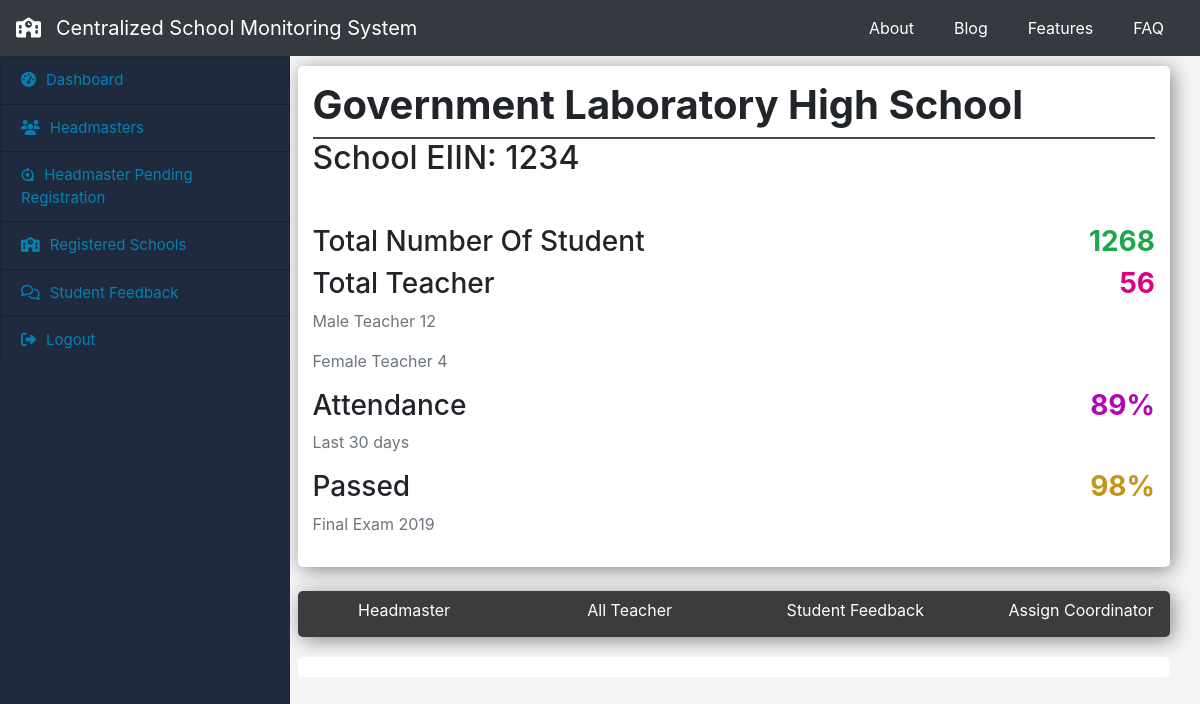
The app's page /school_detail/1234/ with its own data.
### school/models.py (models this page shows, shortened)
class schoolInfo(models.Model):
    school_select = [
        ('Government Laboratory High School', 'Government Laboratory High School'),
        ('Viqarunnisa Noon School', 'Viqarunnisa Noon School'),
        ('Rifles Public School and College', 'Rifles Public School and College'),
        ('Dhaka Residential Model School and College',
         'Dhaka Residential Model School and College'),
        ('Rajuk Uttara Model School & College',
         'Rajuk Uttara Model School & College'),
        ('Dhanmondi Government Boys’ High School',
         'Dhanmondi Government Boys’ High School'),
        ('Saint Joseph Higher Secondary School',
         'Saint Joseph Higher Secondary School'),
        ('St. Gregory’s High School', 'St. Gregory’s High School'),
        ('Motijheel Government Boys High school',
         'Motijheel Government Boys High school'),
        ('Mirpur Govt. High School', 'Mirpur Govt. High School'),
        ('Django', 'Django')
    ]
    SchoolEIIN = models.CharField(
        primary_key=True, max_length=25, blank=False, null=False)
    schoolName = models.CharField(max_length=100, blank=False, null=False)
    schoolAddress = models.CharField(max_length=100, blank=False, null=False)
    totalStudent = models.IntegerField(blank=False, null=False)
    totalTeacher = models.IntegerField(blank=False, null=False)
    attendance_percentage = models.IntegerField(
        blank=False, null=False, default=1)
    pass_percentage = models.IntegerField(blank=False, null=False, default=1)

### officer/views.py (the view)
# urls.py: path('school_detail/<str:school_eiin>/',
def school_detail(request, school_eiin):
    try:
        school_obj = schoolInfo.objects.get(SchoolEIIN=school_eiin)
        headmaster_obj = headmaster_account.objects.filter(
            sch_eiin=school_eiin)
        teacher_list_obj = teacher_account.objects.filter(sch_eiin=school_eiin)
        feedback = student_feedback.objects.filter(school=school_obj.schoolName)
        context = {'school': school_obj, 'headmaster': headmaster_obj, 'feedback':feedback}
        if headmaster_obj and teacher_list_obj:
            headmaster_obj = headmaster_account.objects.get(
                sch_eiin=school_eiin)
            feedback = student_feedback.objects.filter(school=school_obj.schoolName)
            teacher_list_obj = teacher_account.objects.filter(sch_eiin=school_eiin)
            context = {'school': school_obj,
                       'headmaster': headmaster_obj, 'teacher': teacher_list_obj, 'feedback':feedback}
            return render(request, 'school_detail_view.html', context)
        elif headmaster_obj:
            headmaster_obj = headmaster_account.objects.get(
                sch_eiin=school_eiin)
            feedback = student_feedback.objects.filter(school=school_obj.schoolName)
            context = {'school': school_obj, 'headmaster': headmaster_obj, 'feedback':feedback}
            return render(request, 'school_detail_view.html', context)
        elif teacher_list_obj:
            teacher_list_obj = teacher_account.objects.filter(sch_eiin=school_eiin)
            feedback = student_feedback.objects.filter(school=school_obj.schoolName)
            context = {'school': school_obj, 'teacher': teacher_list_obj, 'feedback':feedback}
            return render(request, 'school_detail_view.html', context)
        else:
            feedback = student_feedback.objects.filter(school=school_obj.schoolName)
            context = {'school': school_obj, 'feedback': feedback}
            return render(request, 'school_detail_view.html', context)
    except schoolInfo.DoesNotExist:
        raise Http404

### officer/templates/school_detail_view.html (shortened to what this page needs)
{% extends 'o_base.html' %}
{% block content %}
    <div class="school_wrap">
        <div class="school_name mb-5">
            <h1 style="font-weight:bold">{{school.schoolName}}</h1>
            <div style="padding: 1px;background:#4b484b"></div>
            <h2>School EIIN: {{school.SchoolEIIN}}</h2>
        </div>
        <div class="total_student">
            <div class="row">
                <div class="col">
                    <h3 class="float-left">Total Number Of Student</h3>
                    <span class="float-right">
                        <h3 style="color: #1ca849;font-weight:bold">{{school.totalStudent}}</h3>
                    </span>
                </div>
            </div>
        </div>
        <div class="total_teacher">
            <div class="row">
                <div class="col">
                    <h3 class="float-left">Total Teacher</h3>
                    <span class="float-right">
                        <h3 style="color: #db0080;font-weight:bold">{{school.totalTeacher}}</h3>
                    </span>
                </div>
            </div>
            <div class="row">
                <div class="col">
                    <p class="text-secondary">Male Teacher 12</p>
                    <p class="text-secondary">Female Teacher 4</p>
                </div>
            </div>
        </div>
        <div class="attendance">
            <div class="row">
                <div class="col">
                    <div class="attdays float-left">
                        <h3 class="">Attendance</h3>
                        <p class="text-secondary">Last 30 days</p>
                    </div>
                    <span class="float-right">
                        <h3 style="color: #b505b5;font-weight:bold">
                            {{school.attendance_percentage}}%</h3>
                    </span>
                </div>
            </div>
        </div>
        <div class="attendance">
            <div class="row">
                <div class="col">
                    <div class="attdays float-left">
                        <h3 class="">Passed</h3>
                        <p class="text-secondary">Final Exam 2019</p>
                    </div>
                    <span class="float-right">
                        <h3 style="color: #c2951a;font-weight:bold">
                            {{school.pass_percentage}}%</h3>
                    </span>
                </div>
            </div>
        </div>
    </div>
    <div class="actiontab mt-4">
        <div class="actiontab-nav">
            <div class="row">
                <div class="col-3 navbtnwrap">
                    <div class="navbtn">
                        <label for='radio1'>Headmaster</label>
                    </div>
                </div>
                <div class="col-3 navbtnwrap">
                    <div class="navbtn">
                        <label for='radio2'>All Teacher</label>
                    </div>
                </div>
                <div class="col-3 navbtnwrap">
                    <div class="navbtn">
                        <label for='radio3'>Student Feedback</label>
                    </div>
                </div>
                <div class="col-3 navbtnwrap">
                    <div class="navbtn">
                        <label for='radio4'>Assign Coordinator</label>
                    </div>
                </div>
            </div>
        </div>
        <div class="actiontab-body">
        </div>
    </div>
{% endblock content %}

### static/styles/app.css (style rules this page uses)
body { background-color: whitesmoke; @import url("https://fonts.googleapis.com/css?family=Raleway&display=swap"); @import url("https://fonts.googleapis.com/css?family=Roboto&display=swap"); }
.school_wrap { padding: 15px; background: white; border-radius: 5px; box-shadow: 3px 3px 19px #888; }
.actiontab-nav { background: rgb(60, 60, 60); border-radius: 5px; box-shadow: 3px 3px 19px #888; }
.actiontab-nav .navbtn label { color: white; text-align: center; padding: 7px; cursor: pointer; }
.navbtnwrap { text-align: center; }
.actiontab-body { margin-top: 20px; background: white; border-radius: 5px; padding: 10px; }

### records on screen
schoolInfo: schoolName "Government Laboratory High School", SchoolEIIN "1234", totalStudent "1268", totalTeacher "56", attendance_percentage "89", pass_percentage "98"
